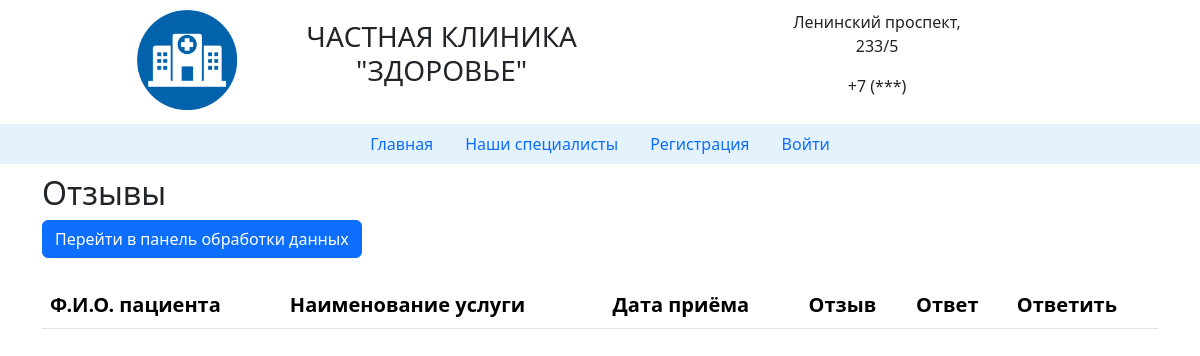
Before: /clinic/reviews.php with the older database file.
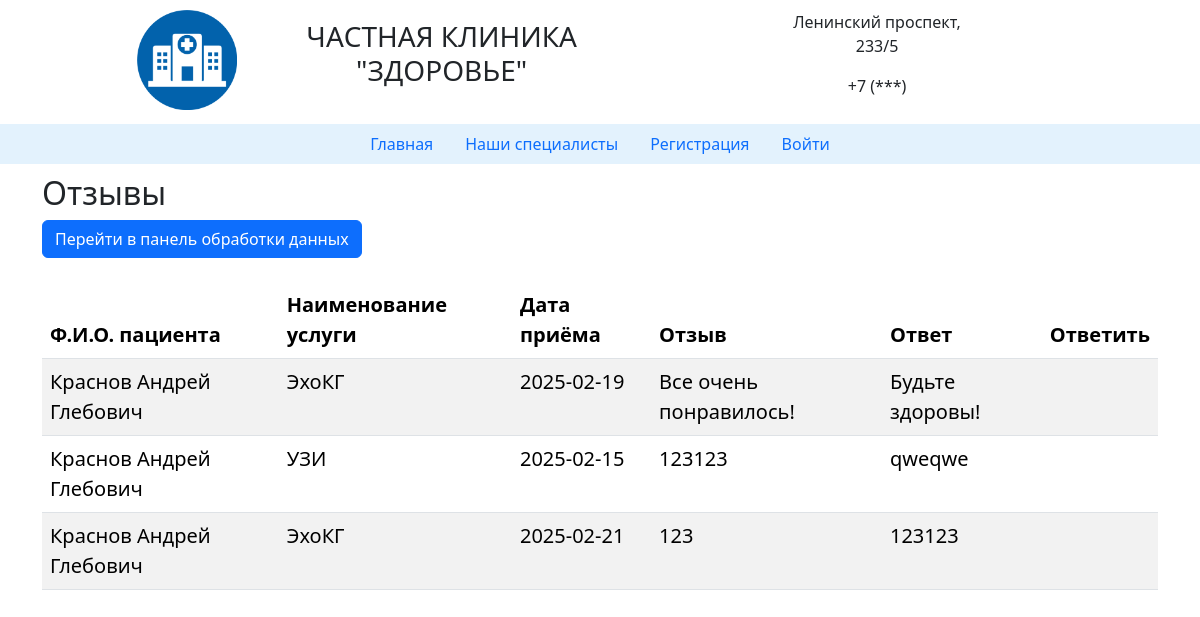
After: the same page with the newer database file.
### tables this page shows
CREATE TABLE `zapis` (
  `id_zapis` int(11) NOT NULL,
  `id_vrach` int(11) NOT NULL,
  `id_user` int(11) NOT NULL,
  `date_zapis` date NOT NULL,
  `time_zapis` time NOT NULL,
  `status` varchar(20) NOT NULL DEFAULT 'новый',
  `otziv` varchar(100) DEFAULT NULL,
  `otvet` varchar(100) DEFAULT NULL
);

CREATE TABLE `users` (
  `id_user` int(11) NOT NULL,
  `fio` varchar(50) NOT NULL,
  `email` varchar(30) NOT NULL,
  `login` varchar(30) NOT NULL,
  `password` varchar(30) NOT NULL,
  `id_role` int(11) NOT NULL DEFAULT '4'
);

CREATE TABLE `usluga` (
  `id_usluga` int(11) NOT NULL,
  `name_usl` varchar(50) NOT NULL,
  `price` decimal(10,0) NOT NULL,
  `img` varchar(20) NOT NULL
);

### clinic/reviews.php (the view, shortened to what this page needs)
<?php
include 'temp/head.php';
include 'temp/database.php';
include 'temp/nav.php';
?>
<?php
$sql = "SELECT * FROM zapis, vrach, users, usluga WHERE
zapis.id_vrach = vrach.id_vrach
AND zapis.id_user = users.id_user
AND vrach.id_usluga = usluga.id_usluga
AND otziv IS NOT NULL ORDER BY id_zapis DESC";
$result = $mysqli->query($sql);
$zapiss = $result->fetch_all(MYSQLI_ASSOC)
 ?>
<main>
<div class="container">
    <div class="row">
 <h2 class="name">Отзывы</h2>
 <section id="vrach">
    <div class="row">
        <div class="col-lg-12">
            <a class="btn btn-primary mb-4" href="/datamanager.php">Перейти в панель обработки данных</a>
            <table class="table table-striped">
					<thead>
                    <tr>
                    <th scope="col">Ф.И.О. пациента</th>
                    <th scope="col">Наименование услуги</th>
                    <th scope="col">Дата  приёма</th>
                    <th scope="col">Отзыв</th>
                    <th scope="col">Ответ</th>
                    <th scope="col">Ответить</th>
                    </tr>
                </thead>
                <tbody>
                            <?php foreach ($zapiss as $zapis) { ?>
                <tr>
                <td><?= $zapis['fio']?></td>
                <td><?= $zapis['name_usl']?></td>
                <td><?= $zapis['date_zapis']?></td>
                <td><?= $zapis['otziv']?></td>
                <td><?= $zapis['otvet']?></td>
                <td>
                </td>
                </tr>
                <?php }?>
                </tbody>
                </table>
        </div>
    </div>
</section>
</div>
</div>
</main>

Changed rows visible on the page:
added zapis: id_user.fio "Краснов Андрей Глебович", usluga.name_usl "ЭхоКГ", date_zapis "2025-02-19", otziv "Все очень понравилось!", otvet "Будьте здоровы!"
added zapis: id_user.fio "Краснов Андрей Глебович", usluga.name_usl "УЗИ", date_zapis "2025-02-15", otziv "123123", otvet "qweqwe"
added zapis: id_user.fio "Краснов Андрей Глебович", usluga.name_usl "ЭхоКГ", date_zapis "2025-02-21", otziv "123", otvet "123123"
